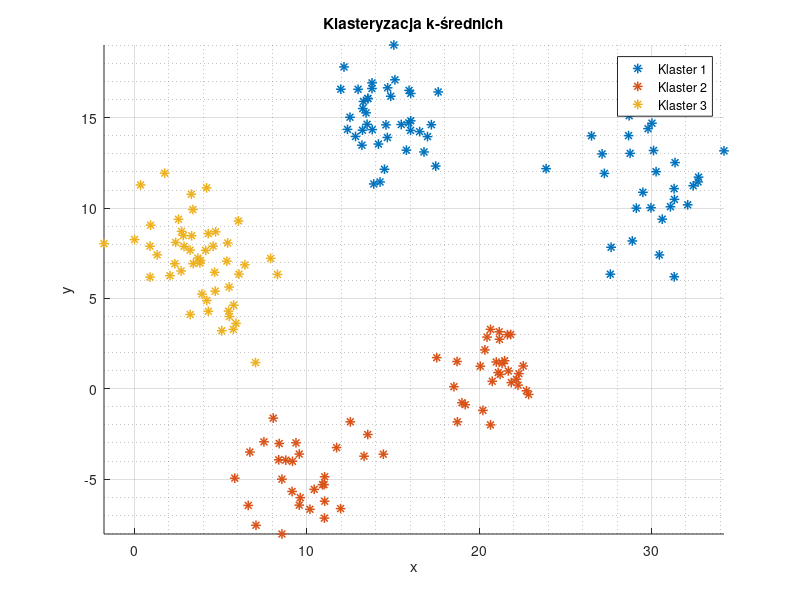

MATLAB code for this plot:
close all; clear; clc;
%% Załadowanie danych
% 
data = load("dataCircle.mat").dataCircle;  % dataCircle, dataEllipse, dataParabolic, dataSpiral

%% Parametry
% 
k = 3;  % Liczba klastrów

%% Klasteryzacja
% 
% idx: indeks klastru dla każdego punktu
% c: współrzędne środków klastrów
[idx, c] = kmeans(data, k);

%% Wizualizacja
% 
colors = lines(k);  % Generowanie kolorów dla kolejnych k klastrów

figure(1);
hold on
% Rysowanie punktów dla każdego klastra
for i = 1:k
    % Przynależność punktów do i-tego klastra
    clusterPoints = data(idx == i, :);
    % Rysowanie punktów w i-tym klastrze
    plot(clusterPoints(:, 1), clusterPoints(:, 2), '*', 'Color', colors(i, :), 'DisplayName', ['Klaster ' num2str(i)], 'LineWidth', 1.1, 'MarkerSize', 7);
end
% Ustawienia wykresu
hold off
grid on; grid minor;    % Siatka
xlim([min(data(:, 1)), max(data(:, 1))])    % Granice osi x
ylim([min(data(:, 2)), max(data(:, 2))])    % Granice osi y
legend show;    % Pokazanie legendy
title('Klasteryzacja k-średnich');  % Tytuł wykresu
xlabel('x');    % Tytuł osi x
ylabel('y');    % Tytuł osi y
